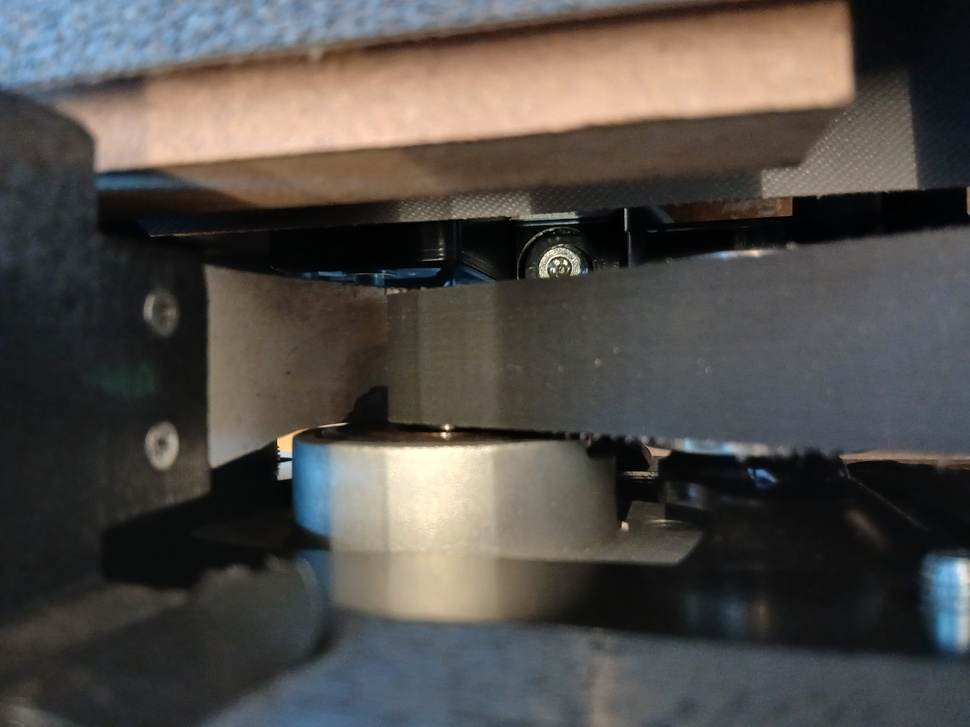
#> input picture test_dataset/data/2025-07-22T17_09_15Z_20250630_175037.jpg, 970 x 727 px, shrunk from 4080 x 3060 before the run, found by its file name; its folder holds 3 pictures in this run
$ python crop_center_1_1.py --dataset ../test_dataset/data
#> lines starting #> are read from the running program, lines starting #| are printed output that depends on the picture
#> in process_images, img is the input picture: PIL image 970x727 RGB; mean R, G, B 81.1, 77.3, 73.5
import os
import shutil
from PIL import Image
import argparse


def center_crop_to_aspect(img, target_ratio):
#> called with target_ratio = 1
    width, height = img.size
#> width = 970; height = 727
    current_ratio = width / height
#> current_ratio = 1.33
    if abs(current_ratio - target_ratio) < 1e-2:
        return img.copy()
    if current_ratio > target_ratio:
        # Crop width
        new_width = int(height * target_ratio)
#> new_width = 727
        left = (width - new_width) // 2
#> left = 121
        right = left + new_width
#> right = 848
        box = (left, 0, right, height)
#> box = (121, 0, 848, 727)
    else:
        # Crop height
        new_height = int(width / target_ratio)
        top = (height - new_height) // 2
        bottom = top + new_height
        box = (0, top, width, bottom)
    return img.crop(box)
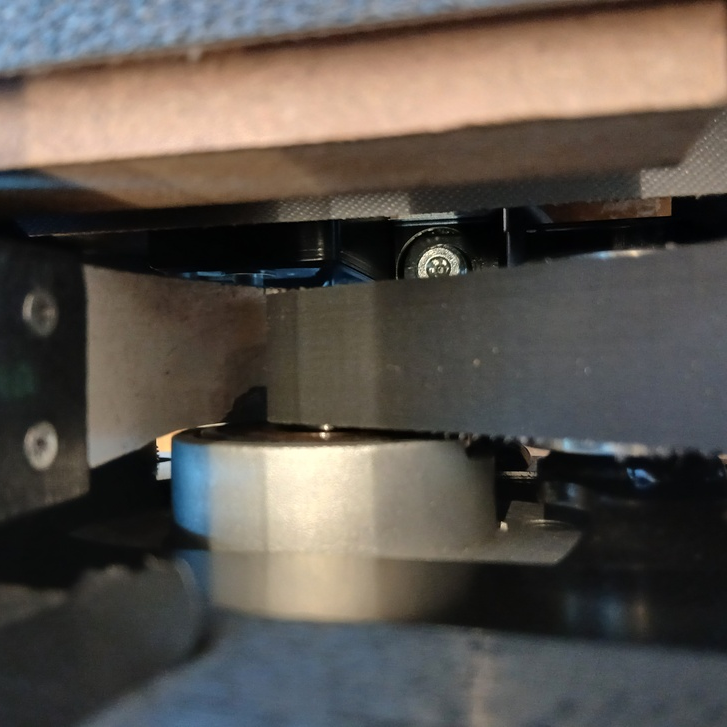
#> returned value: PIL image 727x727 RGB; mean R, G, B 90.1, 83.7, 77.4


def process_images(src_dir, dst_dir, target_ratio):
    src_dir = src_dir + "/data"
    dst_dir = dst_dir + "/data"
    os.makedirs(dst_dir, exist_ok=True)
    for filename in os.listdir(src_dir):
        if filename.lower().endswith((".jpg", ".jpeg", ".png", ".bmp", ".gif")):
            src_path = os.path.join(src_dir, filename)
            dst_path = os.path.join(dst_dir, filename)
            try:
                with Image.open(src_path) as img:
                    cropped = center_crop_to_aspect(img, target_ratio)
                    cropped.save(dst_path)
            except Exception as e:
                print(f"Error processing {filename}: {e}")
#> pass 2 of the loop in process_images, `for filename in os.listdir(src_dir):`:
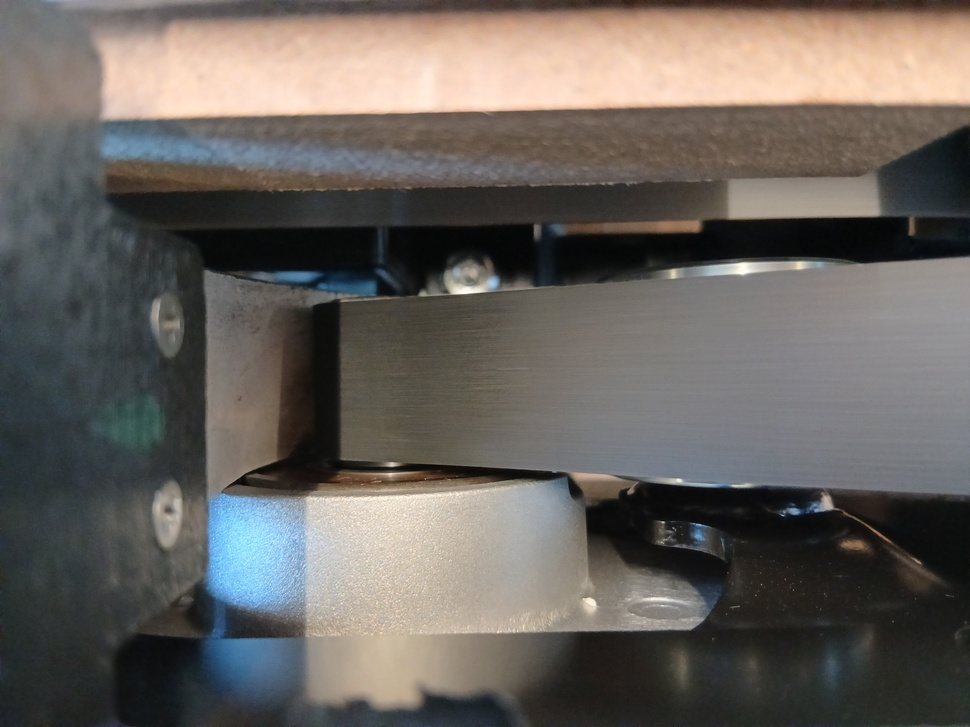
#> input picture test_dataset/data/2025-07-22T17_09_16.605Z_20250630_174842.jpg, 970 x 727 px, shrunk from 4080 x 3060 before the run, found by its file name
#> in process_images, img is the input picture: PIL image 970x727 RGB; mean R, G, B 103.8, 99.1, 94.4
#> in center_crop_to_aspect (call 2), `return img.crop(box)`:
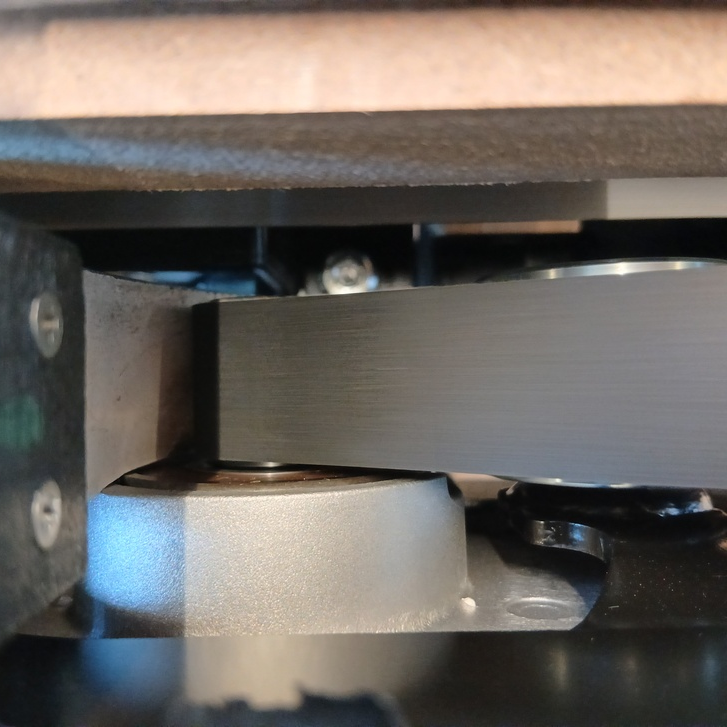
#> returned value: PIL image 727x727 RGB; mean R, G, B 110, 104, 98.3
#> pass 3 of the loop in process_images, `for filename in os.listdir(src_dir):`:
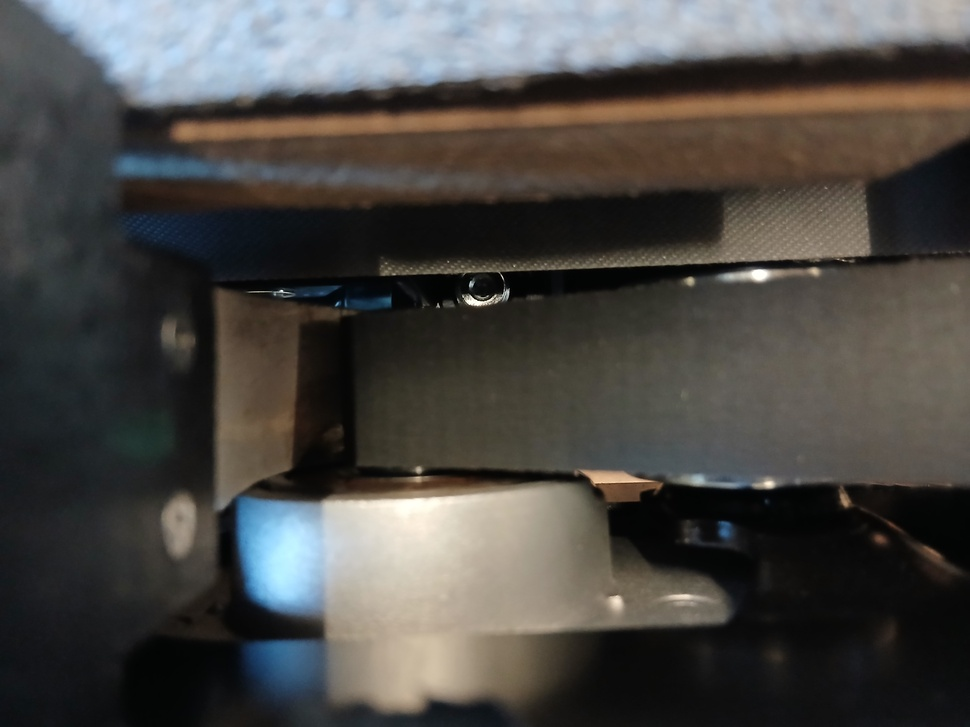
#> input picture test_dataset/data/2025-07-22T17_09_18.033Z_20250630_174711.jpg, 970 x 727 px, shrunk from 4080 x 3060 before the run, found by its file name
#> in process_images, img is the input picture: PIL image 970x727 RGB; mean R, G, B 75, 73, 69.8
#> in center_crop_to_aspect (call 3), `return img.crop(box)`:
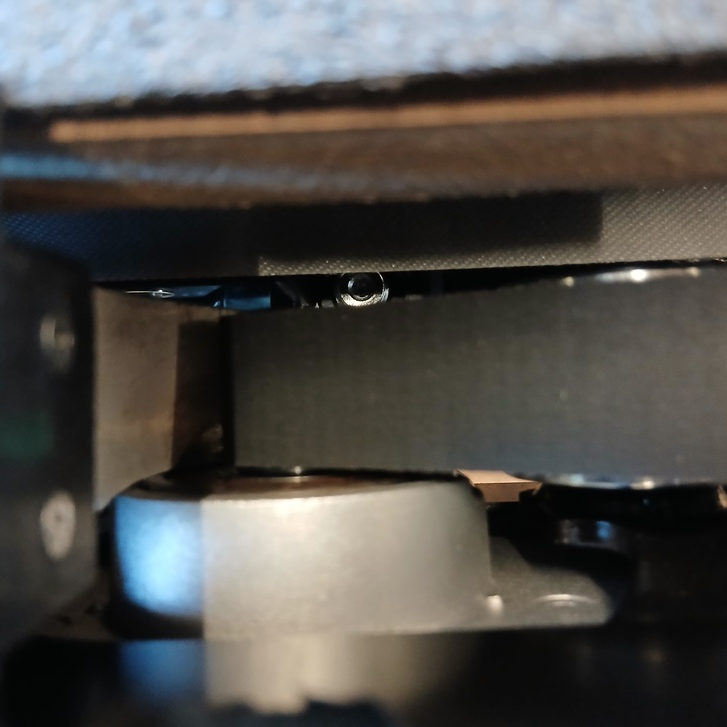
#> returned value: PIL image 727x727 RGB; mean R, G, B 81.3, 78.8, 74.9


if __name__ == "__main__":
    parser = argparse.ArgumentParser(
        description="Center crop images to 1:1 aspect ratio."
    )
    parser.add_argument(
        "--dataset", type=str, required=True, help="Path to the dataset folder"
    )
    args = parser.parse_args()
    src_folder = os.path.join(os.getcwd(), args.dataset)
    dst_folder = os.path.join(os.getcwd(), args.dataset + "_cropped_1_1")
    process_images(src_folder, dst_folder, 1.0)
    print(f"Cropped images saved to {dst_folder}")

    # Copy metadata folder and jsonl file
    shutil.copytree(
        src_folder + "/metadata",
        os.path.join(dst_folder, "metadata"),
        dirs_exist_ok=True,
    )
    shutil.copy(
        src_folder + "/dataset.jsonl", os.path.join(dst_folder, "dataset.jsonl")
    )
